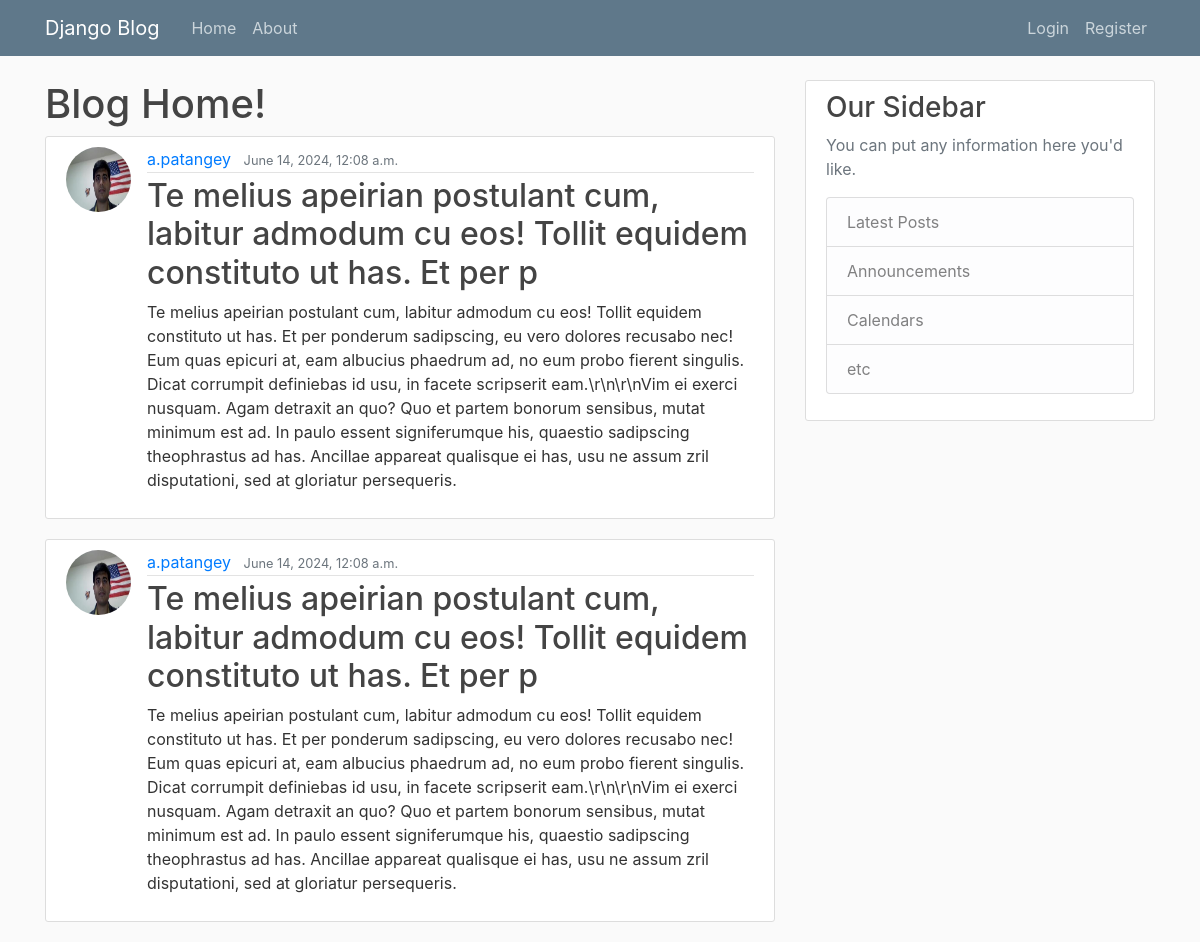
The page / on the database its author committed.
### sandbox/models.py (models this page shows, shortened)
class Post(models.Model):
    title = models.CharField(max_length = 100)
    content = models.TextField()
    date_posted = models.DateTimeField(default = timezone.now)
    author = models.ForeignKey(User, on_delete = models.CASCADE)

### userbox/models.py (models this page shows, shortened)
class Profile(models.Model):
    user = models.OneToOneField(User, on_delete=models.CASCADE)
    image = models.ImageField(default='default.jpg', upload_to='profile_pics')

### sandbox/views.py (the view)
# urls.py: path('', PostListView.as_view() , name='sandbox-home'),
class PostListView(ListView):
    model = Post
    template_name = 'sandbox/home.html'
    context_object_name = 'posts'
    ordering = ['-date_posted']
    paginate_by = 2

### sandbox/templates/sandbox/home.html
{% extends "sandbox/base.html" %}
{% block content %}
<h1>Blog Home!</h1>
{% for post in posts %}
<article class="media content-section">
    <img src="{{post.author.profile.image.url}}" class="rounded-circle article-img">
    <div class="media-body">
        <div class="article-metadata">
            <a class="mr-2" href="#">{{ post.author }}</a>
            <small class="text-muted">{{ post.date_posted}}</small>
        </div>
        <h2><a class="article-title" href="{% url 'post-detail' post.id %}">{{ post.title }}</a></h2>
        <p class="article-content">{{ post.content }}</p>
    </div>
</article>
{% endfor %}
{% endblock content %}

### sandbox/templates/sandbox/base.html (shortened to what this page needs)
{% load static %}
<html>
<head>
    <link rel="stylesheet" href="https://maxcdn.bootstrapcdn.com/bootstrap/4.0.0/css/bootstrap.min.css"
>
    <link rel="stylesheet" href="{%static 'sandbox/main.css'%}">
</head>
<body>
    <header class="site-header">
        <nav class="navbar navbar-expand-md navbar-dark bg-steel fixed-top">
            <div class="container">
                <a class="navbar-brand mr-4" href="{% url 'sandbox-home' %}">Django Blog</a>
                <div class="collapse navbar-collapse" id="navbarToggle">
                    <div class="navbar-nav mr-auto">
                        <a class="nav-item nav-link" href="{% url 'sandbox-home' %}">Home</a>
                        <a class="nav-item nav-link" href="{% url 'sandbox-about' %}">About</a>
                    </div>
                    <div class="navbar-nav">
                        {% if user.is_authenticated %}
                        <a class="nav-item nav-link" href="{% url 'post-create' %}">New Post</a>
                        <a class="nav-item nav-link" href="{% url 'profile' %}">Profile</a>
                        <a class="nav-item nav-link" href="{% url 'logout' %}">Logout</a>
                        {% else %}
                        <a class="nav-item nav-link" href="{% url 'login' %}">Login</a>
                        <a class="nav-item nav-link" href="{% url 'register' %}">Register</a>
                        {% endif %}
                    </div>
                </div>
            </div>
        </nav>
    </header>
    <main role="main" class="container">
        <div class="row">
            <div class="col-md-8">
                {% block content %}{% endblock %}
            </div>
            <div class="col-md-4">
                <div class="content-section">
                    <h3>Our Sidebar</h3>
                    <p class='text-muted'>You can put any information here you'd like.
                    <ul class="list-group">
                        <li class="list-group-item list-group-item-light">Latest Posts</li>
                        <li class="list-group-item list-group-item-light">Announcements</li>
                        <li class="list-group-item list-group-item-light">Calendars</li>
                        <li class="list-group-item list-group-item-light">etc</li>
                    </ul>
                    </p>
                </div>
            </div>
        </div>
    </main>
</body>
</html>

### sandbox/static/sandbox/main.css (style rules this page uses)
body { background: #fafafa; color: #333333; margin-top: 5rem; }
h1, h2, h3, h4, h5, h6 { color: #444444; }
ul { margin: 0; }
.bg-steel { background-color: #5f788a; }
.site-header .navbar-nav .nav-link { color: #cbd5db; }
.content-section { background: #ffffff; padding: 10px 20px; border: 1px solid #dddddd; border-radius: 3px; margin-bottom: 20px; }
.article-title { color: #444444; }
.article-content { white-space: pre-line; }
.article-img { height: 65px; width: 65px; margin-right: 16px; }
.article-metadata { padding-bottom: 1px; margin-bottom: 4px; border-bottom: 1px solid #e3e3e3 }

### rows shown on the page
Post: author.profile.image (picture), author "a.patangey", date_posted "June 14, 2024, 12:08 a.m.", title "Te melius apeirian postulant cum, labitur admodum cu eos! Tollit equidem constituto ut has. Et per p", content "Te melius apeirian postulant cum, labitur admodum cu eos! Tollit equidem constituto ut has. Et per ponderum sadipscing, eu vero dolores recusabo nec! Eum quas epicuri at, eam albucius phaedrum ad, no eum probo fierent singulis. Dicat corrumpit definiebas id usu, in facete scripserit eam.\\r\\n\\r\\nVim ei exerci nusquam. Agam detraxit an quo? Quo et partem bonorum sensibus, mutat minimum est ad. In paulo essent signiferumque his, quaestio sadipscing theophrastus ad has. Ancillae appareat qualisque ei has, usu ne assum zril disputationi, sed at gloriatur persequeris."
Post: author.profile.image (picture), author "a.patangey", date_posted "June 14, 2024, 12:08 a.m.", title "Te melius apeirian postulant cum, labitur admodum cu eos! Tollit equidem constituto ut has. Et per p", content "Te melius apeirian postulant cum, labitur admodum cu eos! Tollit equidem constituto ut has. Et per ponderum sadipscing, eu vero dolores recusabo nec! Eum quas epicuri at, eam albucius phaedrum ad, no eum probo fierent singulis. Dicat corrumpit definiebas id usu, in facete scripserit eam.\\r\\n\\r\\nVim ei exerci nusquam. Agam detraxit an quo? Quo et partem bonorum sensibus, mutat minimum est ad. In paulo essent signiferumque his, quaestio sadipscing theophrastus ad has. Ancillae appareat qualisque ei has, usu ne assum zril disputationi, sed at gloriatur persequeris."
